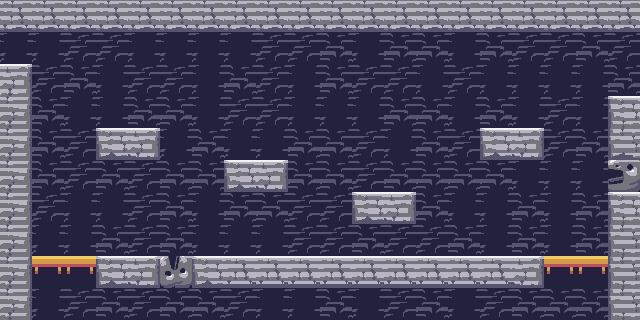

A level layout from a 2D game, rendered from its tile map. Below: a short description, then the map file with its tile-grid data intact:
An orthogonal 20x10 tile map with 32x32 px tiles, 1 tile layer (Tile Layer 1).

<map version="1.0" tiledversion="2017.11.22" orientation="orthogonal" renderorder="right-down" width="20" height="10" tilewidth="32" tileheight="32" infinite="0" nextobjectid="1">
 <tileset firstgid="1" source="tiletest.tsx" />
 <layer name="Tile Layer 1" width="20" height="10">
  <data encoding="csv">
96,96,96,96,96,96,96,96,96,96,96,96,96,96,96,96,96,96,96,96,
134,134,133,133,134,134,134,134,133,133,173,134,173,173,134,173,133,133,173,133,
56,133,173,134,133,133,134,173,133,134,173,133,133,134,133,134,134,134,134,173,
14,173,134,134,173,173,134,133,133,134,134,134,173,173,134,173,134,133,134,54,
14,173,133,137,139,134,173,134,134,173,173,133,134,173,133,137,139,133,173,95,
14,173,133,173,133,173,173,137,139,173,173,133,173,173,173,173,134,134,134,17,
14,133,134,134,133,173,134,173,173,133,133,137,139,173,134,134,173,134,173,54,
14,134,134,173,133,173,134,134,134,133,133,173,133,133,173,134,173,134,173,12,
14,258,258,137,139,57,137,138,138,138,138,138,138,138,138,138,139,258,258,12,
14,134,133,173,133,173,173,133,134,134,173,134,133,173,134,133,173,173,173,12
</data>
 </layer>
</map>
